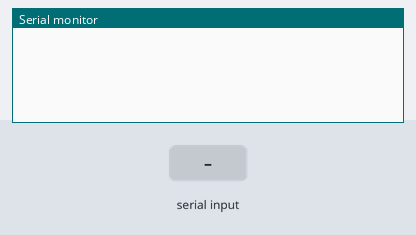
Bench run of a sketch on a simulated Arduino Uno, built with avr-gcc and run on an emulated ATmega328P. Shown: the last lines printed to the serial monitor. The inputs (shaded band) are chosen by the test bench.

Above: at 1.2 s.
1.3 s: "GET,1\n" received over Serial
At 2.3 s:
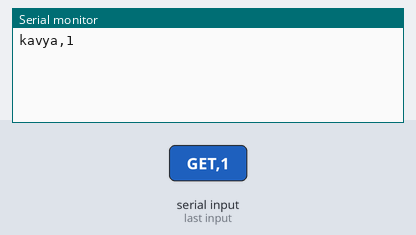
2.8 s: "GET,150\n" received over Serial
At 3.5 s:
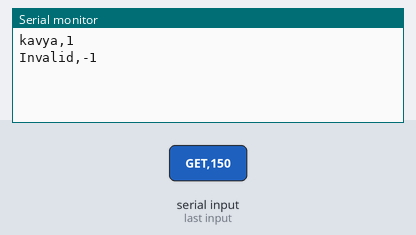

Measured:
- after the input at 1.3 s, the serial monitor: prints a new line at once (image 1)
- after the input at 2.8 s, the serial monitor: prints a new line at once (image 2)

The sketch:

attendancesystem.ino
```cpp
struct Member {
  String name;
  int status; // 1 for present, 0 for absent
};

Member members[18] = {
   {"kavya", 1}, {"suresh", 1}, {"shankar", 1}, {"swarith", 1}, {"yuvaraj", 1},
  {"akhila", 1}, {"likitha", 1}, {"harshitha", 1}, {"navya charitha ram", 1}, {"sasikanth", 1},
  {"mounika", 1}, {"jose promod", 0}, {"navya sri", 1}, {"jaswanth", 1}, {"priyanka", 1},
  {"uttam", 1}, {"manikanta", 1}, {"kaleswararao", 1}

};

void setup() {
  Serial.begin(9600);
}

void loop() {
  if (Serial.available() > 0) {
    String command = Serial.readStringUntil('\n');
    int separatorIndex = command.indexOf(',');
    if (separatorIndex != -1) {
      String action = command.substring(0, separatorIndex);
      command = command.substring(separatorIndex + 1);
      int memberID = command.toInt();

      if (action == "GET") {
        if (memberID >= 1 && memberID <= 18) {
          Serial.print(members[memberID - 1].name);
          Serial.print(",");
          Serial.print(members[memberID - 1].status);
        } else {
          Serial.print("Invalid,-1");
        }
        Serial.println();
      } else if (action == "UPDATE") {
        separatorIndex = command.indexOf(',');
        if (separatorIndex != -1) {
          int status = command.substring(separatorIndex + 1).toInt();
          memberID = command.substring(0, separatorIndex).toInt();

          if (memberID >= 1 && memberID <= 18 && (status == 0 || status == 1)) {
            members[memberID - 1].status = status;
            Serial.println("Update successful");
          } else {
            Serial.println("Invalid ID or status");
          }
        }
      }
    }
  }
}
```
